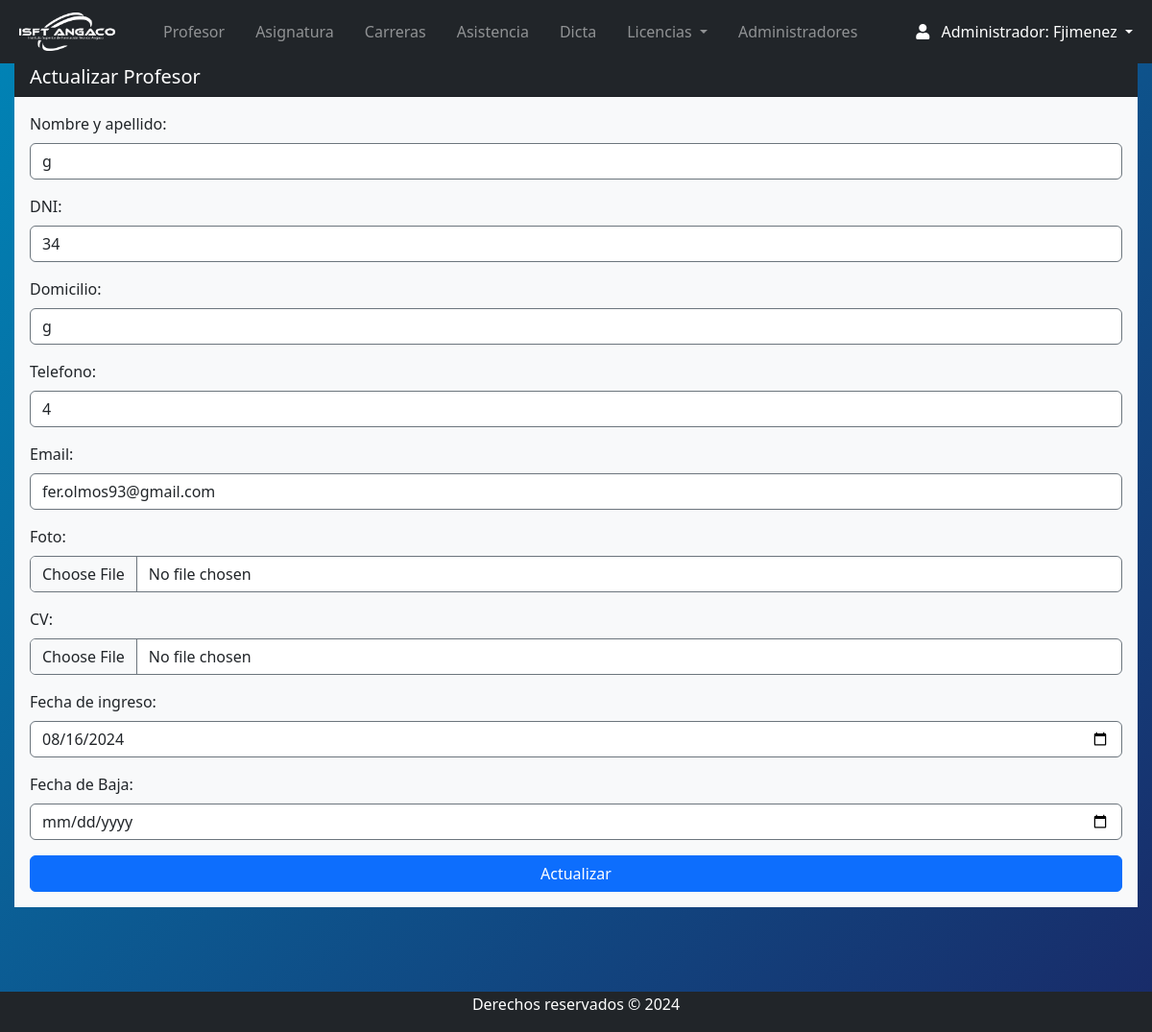
The app's page /Views/admin/profe_edit.php?id=3 (signed in), older data.
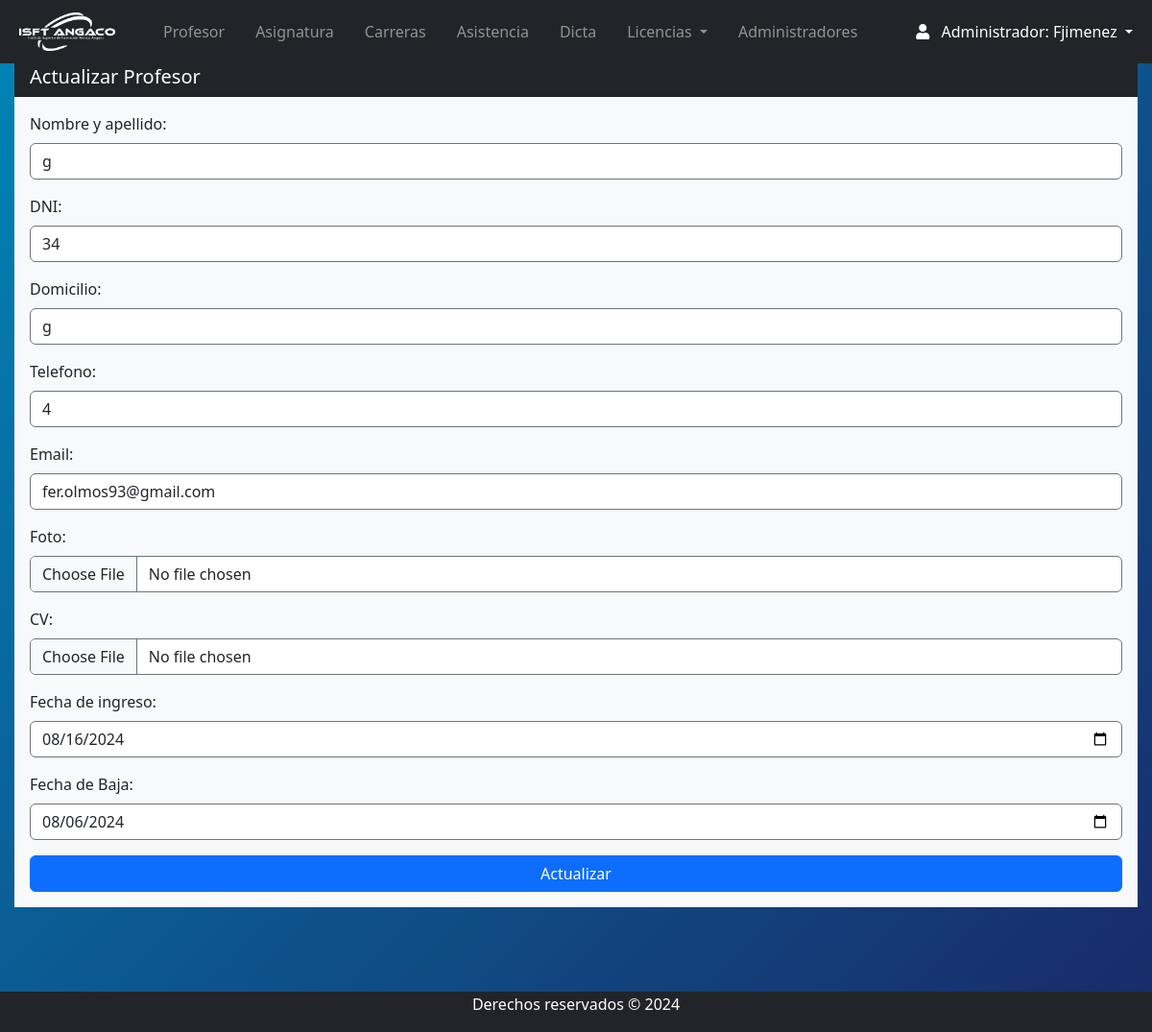
The same page, newer data.
### tables this page shows
CREATE TABLE `profesores` (
  `id` int(11) NOT NULL,
  `nombreyapellido` varchar(255) NOT NULL,
  `dni` varchar(255) NOT NULL,
  `domicilio` varchar(255) NOT NULL,
  `telefono` varchar(255) NOT NULL,
  `email` varchar(255) NOT NULL,
  `foto` varchar(255) NOT NULL,
  `cv` varchar(255) NOT NULL,
  `fechadeingreso` date NOT NULL,
  `fechadebaja` date DEFAULT NULL,
  `etapa` varchar(15) NOT NULL
);

### Views/admin/profe_edit.php (the view, shortened to what this page needs)
<?php
require '../../conn/connection.php';
require 'navbar.php';
$id = isset($_GET['id']) ? $_GET['id'] : null;
if ($id) {
    try {
        $sql = "SELECT * FROM profesores WHERE id = :id";
        $stmt = $db->prepare($sql);
        $stmt->bindParam(':id', $id);
        $stmt->execute();
        $profesor = $stmt->fetch(PDO::FETCH_ASSOC);
    } catch (PDOException $e) {
        echo "Error: " . $e->getMessage();
        exit;
    }
} else {
    echo "ID de profesor no proporcionado.";
    exit;
}
?>
<div class="col">
    <div class="card rounded-2 border-0">
        <h5 class="card-header bg-dark text-white">Actualizar Profesor</h5>
        <div class="card-body bg-light">
            <form action="" method="post" enctype="multipart/form-data">
                <div class="form-group">
                    <label for="nombre">Nombre y apellido:</label>
                    <input type="text" class="form-control" id="nombreyapellido" name="nombreyapellido" placeholder="Ingrese nombre y apellido" value="<?php echo htmlspecialchars($profesor['nombreyapellido'], ENT_QUOTES, 'UTF-8'); ?>" required>
                </div>
                <div class="form-group">
                    <label for="dni">DNI:</label>
                    <input type="number" class="form-control" id="dni" name="dni" placeholder="Ingrese DNI" value="<?php echo htmlspecialchars($profesor['dni'], ENT_QUOTES, 'UTF-8'); ?>" required>
                </div>
                <div class="form-group">
                    <label for="domicilio">Domicilio:</label>
                    <input type="text" class="form-control" id="domicilio" name="domicilio" placeholder="Ingrese Domicilio" value="<?php echo htmlspecialchars($profesor['domicilio'], ENT_QUOTES, 'UTF-8'); ?>" required>
                </div>
                <div class="form-group">
                    <label for="telefono">Telefono:</label>
                    <input type="tel" class="form-control" id="telefono" name="telefono" placeholder="Ingrese Telefono" value="<?php echo htmlspecialchars($profesor['telefono'], ENT_QUOTES, 'UTF-8'); ?>" required>
                </div>
                <div class="form-group">
                    <label for="email">Email:</label>
                    <input type="email" class="form-control" id="email" name="email" placeholder="Ingrese Email" value="<?php echo htmlspecialchars($profesor['email'], ENT_QUOTES, 'UTF-8'); ?>" required>
                </div>
                <div class="form-group">
                    <label for="foto">Foto:</label>
                    <input type="file" class="form-control" id="foto" name="foto">
                </div>
                <div class="form-group">
                    <label for="cv">CV:</label>
                    <input type="file" class="form-control" id="cv" name="cv">
                </div>
                <div class="form-group">
                    <label for="fechadeingreso">Fecha de ingreso:</label>
                    <input type="date" class="form-control" id="fechadeingreso" name="fechadeingreso" value="<?php echo htmlspecialchars($profesor['fechadeingreso'], ENT_QUOTES, 'UTF-8'); ?>" required>
                </div>
                <div class="form-group">
                    <label for="fechadebaja">Fecha de Baja:</label>
                    <input type="date" class="form-control" id="fechadebaja" name="fechadebaja" value="<?php echo htmlspecialchars($profesor['fechadebaja'], ENT_QUOTES, 'UTF-8'); ?>">
                </div>
                <button type="submit" class="btn btn-primary btn-block">Actualizar</button>
            </form>
        </div>
    </div>
</div>
<br>
<br><br>
<?php require 'footer.php'; ?>

### Views/admin/navbar.php (shortened to what this page needs)
<!DOCTYPE html>
<html lang="es">
<head>
  <link rel="stylesheet" href="https://use.fontawesome.com/releases/v5.8.2/css/all.css">
  <link rel="stylesheet" href="../../css/style.css">
  <link href="https://cdn.jsdelivr.net/npm/bootstrap@5.3.2/dist/css/bootstrap.min.css" rel="stylesheet">
  <link rel="stylesheet" href="https://maxcdn.bootstrapcdn.com/bootstrap/4.5.2/css/bootstrap.min.css">
  <link rel="stylesheet" href="https://cdnjs.cloudflare.com/ajax/libs/twitter-bootstrap/5.3.0/css/bootstrap.min.css">
  <link rel="stylesheet" href="https://cdn.datatables.net/1.13.7/css/dataTables.bootstrap5.min.css">
  <link rel="stylesheet" type="text/css" href="https://cdn.datatables.net/1.13.1/css/dataTables.bootstrap5.min.css" />
  <link rel="stylesheet" type="text/css" href="https://cdn.datatables.net/buttons/2.3.3/css/buttons.bootstrap5.min.css" />
  <link rel="stylesheet" href="https://cdn.jsdelivr.net/npm/bootstrap@5.3.0-alpha1/dist/css/bootstrap.min.css" />
  <link rel="stylesheet" href="https://cdnjs.cloudflare.com/ajax/libs/font-awesome/6.2.1/css/all.min.css" />
  <link rel="stylesheet" href="https://cdnjs.cloudflare.com/ajax/libs/font-awesome/5.15.4/css/all.min.css">
</head>
<body>
  <div style="height:60px">
    <nav class="navbar navbar-expand-lg navbar-dark bg-dark fixed-top">
      <div class="container-fluid ml-2 ">
        <a href="index.php" class="navbar-brand mb-0 pr-3 ">
          <img class="d-line-block align-top " src="../../img/LOGO3.png" width="100px" style="margin-right:10px">
        </a>
        <div class="collapse navbar-collapse d-flex" id="navbarNav">
          <ul class="navbar-nav mr-auto flex-grow-1 bd-highlight">
            <div class="collapse navbar-collapse " id="navbarNav">
              <ul class="navbar-nav mr-auto ">
            <li class="nav-item  pr-3">
              <a class="nav-link " href="profe_index.php">Profesor </a>
            </li>
            <li class="nav-item  pr-3">
              <a class="nav-link " href="materia_index.php">Asignatura </a>
            </li>
            <li class="nav-item  pr-3">
              <a class="nav-link " href="carrera_index.php">Carreras</a>
            </li>
             <li class="nav-item  pr-3">
              <a class="nav-link " href="asistencia_index.php">Asistencia</a>
            </li>
            <li class="nav-item  pr-3">
              <a class="nav-link" href="dicta_index.php">Dicta</a>
            </li>
            <li class="nav-item dropdown pr-3">
              <a class="nav-link dropdown-toggle  " href="#" role="button" data-bs-toggle="dropdown" aria-expanded="false">
              Licencias
              </a>
            </li>
            <li class="nav-item  pr-3">
              <a class="nav-link" href="admin_index.php">Administradores</a>
            </li>
          </ul>
          <form class="form-inline d-flex justify-content-end">
            <div class="collapse navbar-collapse" id="navbarNav">
              <ul class="navbar-nav">
                <li class="nav-item dropdown">
                  <a class="nav-link dropdown-toggle active" href="#" role="button" data-bs-toggle="dropdown" aria-expanded="false">
                    <i class="fas fa-user pr-2"></i>
                    Administrador:
                    <?php if (isset($_SESSION['nombre']) ) : ?>
                    <?php echo $_SESSION['nombre'] ; ?>
                    <?php endif; ?>
                    </a>
              </li>
            </div>
            </ul>
        </div>
      </div>
    </nav>
  </div>

### Views/admin/footer.php (shortened to what this page needs)
        <br/><br/>
        <footer class="text-white bg-dark">
                <p>Derechos reservados &copy; 2024</p>
        </footer>
    </body>
</html>

### css/style.css (style rules this page uses)
body { position: relative; padding-bottom: 10px; min-height: 100vh; }
input { border-style: solid !important; border-color: #6c757d !important; border-width: 1.5px !important; }

### Views/admin/navbar.php (style rules this page uses)
body { background: linear-gradient(135deg,#0085b7, #192a68); }

### Views/admin/footer.php (style rules this page uses)
footer { background: #1b1e21; width: 100%; padding: 1px; position: absolute; bottom:0; }
footer p { text-align: center; }

Row changes from the older to the newer data that the page shows:
changed profesores "fer.olmos93@gmail.com": fechadebaja (not shown) → "08/06/2024"
